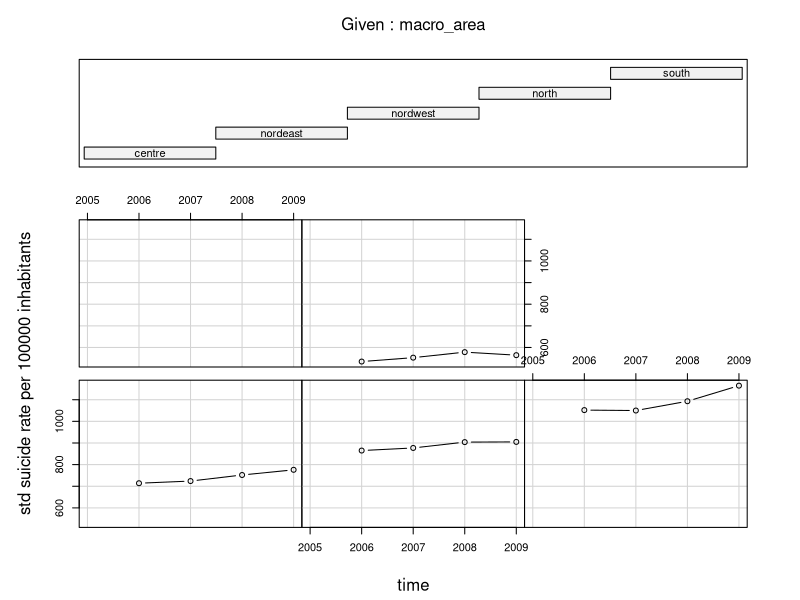
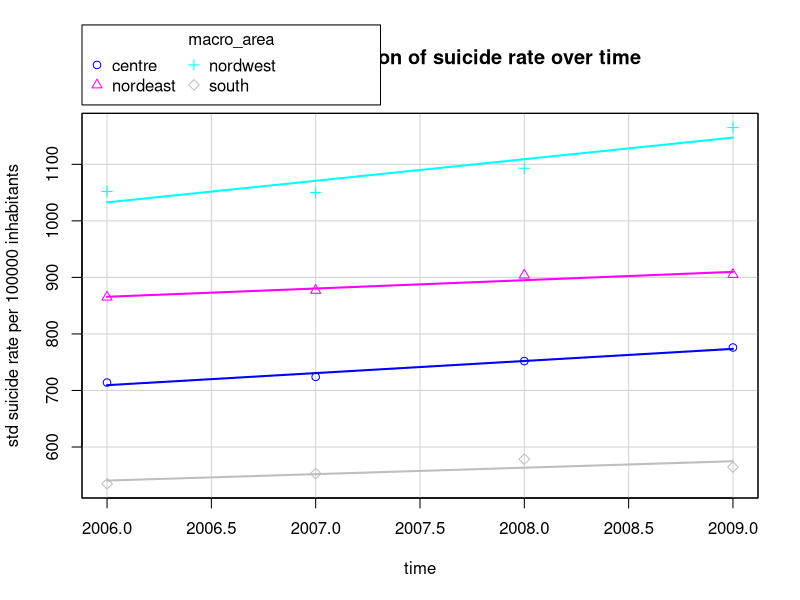
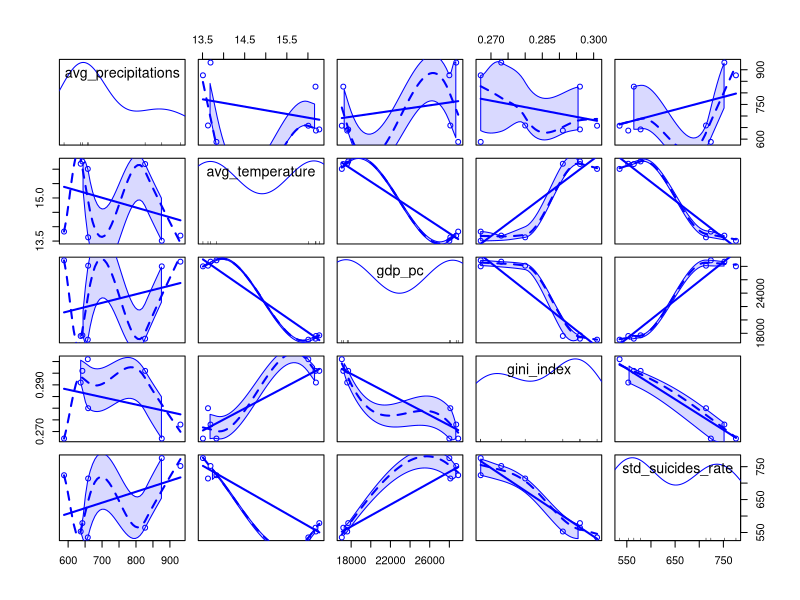
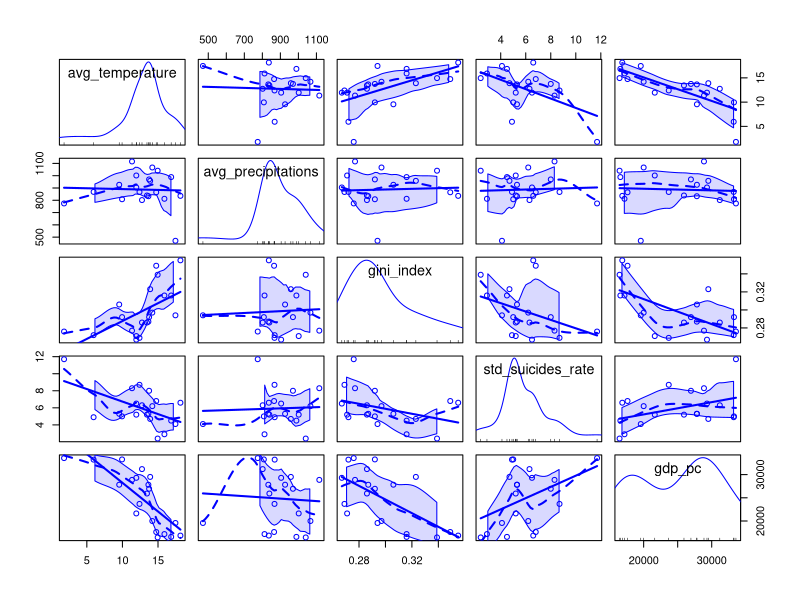
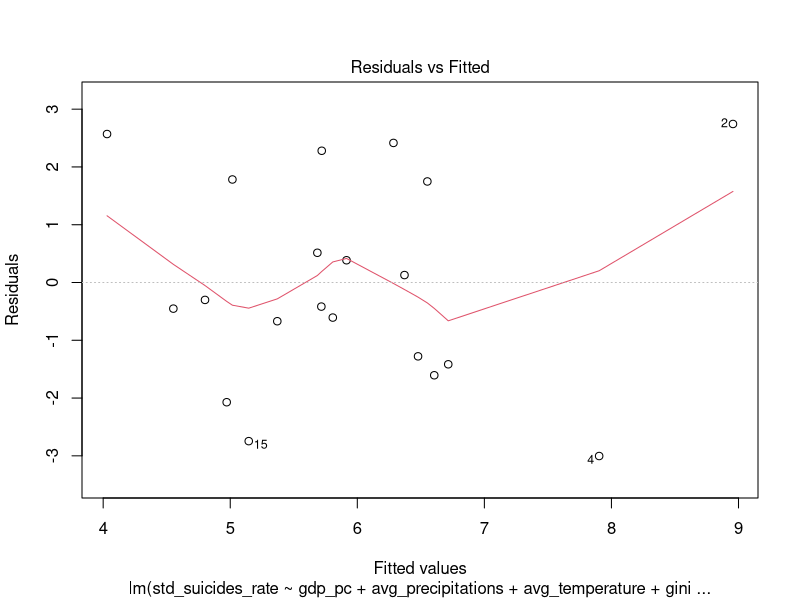
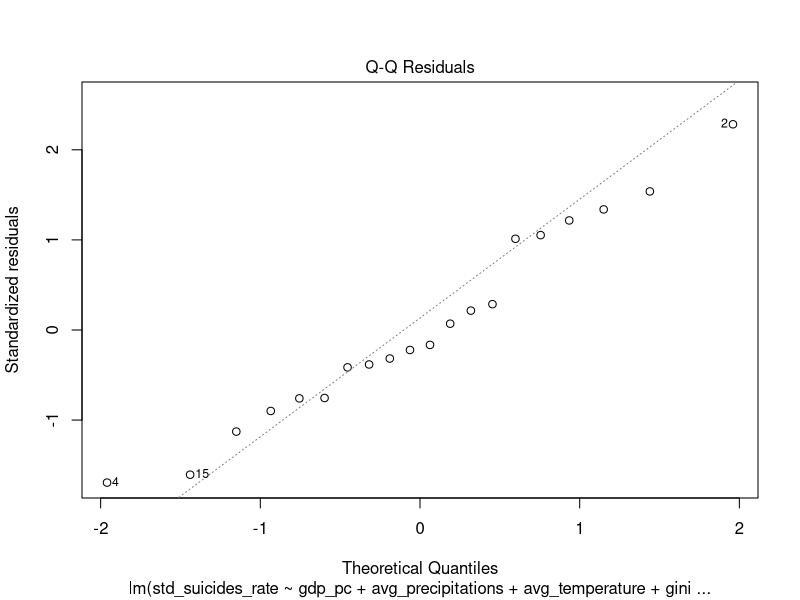
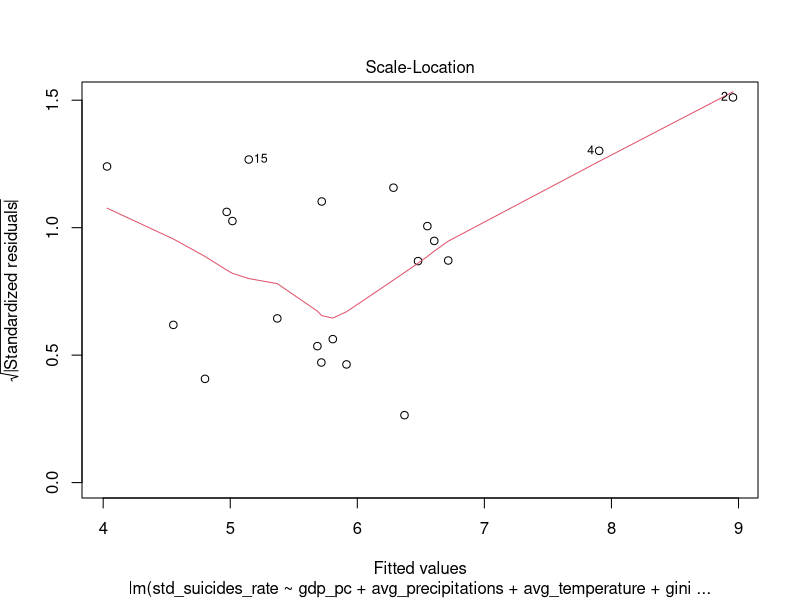
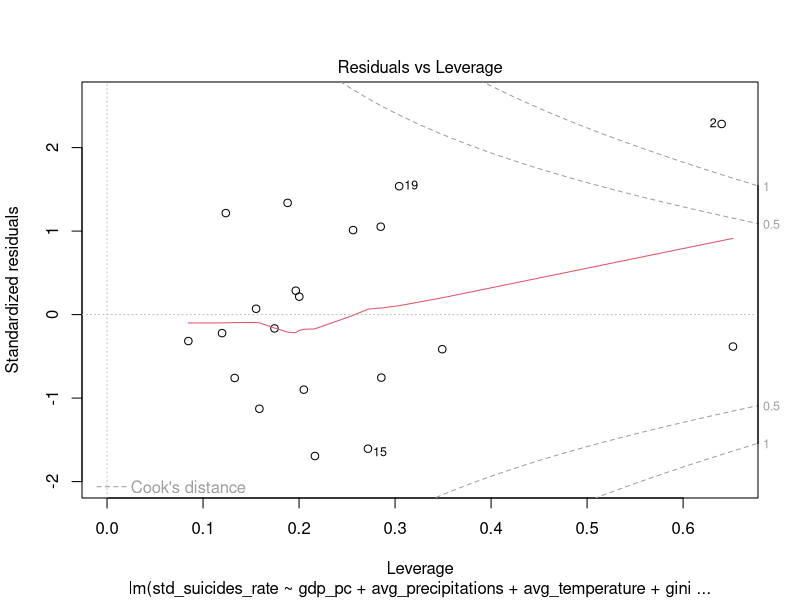

Recreate these plots in R, in order.
## Firstly, we set the wd and load some useful packages

setwd("Desktop/Hertie/1st Semester/Collaborative Social Science Data Analysis/ThirdAssignment/")

library(knitr)
library(plyr)
library(ggplot2)
library(car)
library(xtable)

# We are about to prepare the dataset on which we will carry on our analysis.

## After having made our excel data about weather tidy, we have converted them in csv format.

## The next step is to import the data we have prepared before.

weather <- read.csv("TidyData_meteo.csv", header = TRUE, sep = ";", dec = ",", fill = TRUE)

## Then, we also load other data needed: the gini index calculated for the macro area considered.

gini <- read.csv("TidyData_gini.csv", header = T, sep =";", dec = ",", fill = T)

## Loading data for suicides (number of suicides per year).

suicides_rough <- read.csv("RoughData_suicides.csv", header = T, sep =";", dec = ",", fill = T)

## Loading rough data about gdp per capita (euros per person).

gdp <- read.csv("RoughData_gdp.csv", header = T, sep =";", dec = ",", fill = T)

## We remove the useless column UNIT.

gdp <- data.frame(gdp$TIME, gdp$GEO, gdp$Value)

# We rename variables and wrong named object in the table to make it comparable with others we use.

gdp$gdp.GEO <- as.character(gdp$gdp.GEO)

gdp$gdp.GEO[gdp$gdp.GEO == "Nord"] <- "north"
gdp$gdp.GEO[gdp$gdp.GEO == "Centro (IT)"] <- "centre"
gdp$gdp.GEO[gdp$gdp.GEO == "Sud"] <- "south"

gdp <- rename(gdp, replace = c("gdp.GEO" = "macro_area"))
gdp <- rename(gdp, replace = c("gdp.TIME" = "year"))
gdp <- rename(gdp, replace = c("gdp.Value" = "gdp_pc"))

# weather and gdp are tidy. We merge these two data frames.

MergedData1 <- merge(x = weather, y = gdp, union("macro_area", "year"), all = T )

# Now we merge the latter with data from the table gini.

MergedData2 <- merge(x = MergedData1, y = gini, union("macro_area", "year"), all = T )

## We rename nordwest and nordeast as "north" and south and islands as "south" to make this table comparable with the others.

suicides_rough$macro_area <- as.character(suicides_rough$macro_area)

suicides_rough$macro_area[suicides_rough$macro_area == "northeast"] <- "north"
suicides_rough$macro_area[suicides_rough$macro_area == "northwest"] <- "north"
suicides_rough$macro_area[suicides_rough$macro_area == "islands"] <- "south"

## The next step will be to sum the number of suicides in not aggregate macro areas to obtain this data for the aggregate macro area.

library(dplyr)

suicides_rough$suicides <- as.numeric(suicides_rough$suicides)

suicides_clean <- group_by(suicides_rough, macro_area, year)
suicides_clean <- summarise(suicides_clean, std_suicides_rate = mean(suicides))

# Final merge.

MergedData3 <- merge(x = MergedData2, y = suicides_clean, union("macro_area", "year"), all = T)

# MergedData 3 contains NAs, so we made this merge again not to include NA so using a complete dataframe.

MergedData4 <- merge(x = MergedData2, y = suicides_clean, union("macro_area", "year"), all = F)

# Data presentation.

library(foreign)

coplot(std_suicides_rate ~ year | macro_area, type = "b", xlab = "time", ylab = "std suicide rate per 100000 inhabitants", main = "Pattern for suicide rate over time", data = MergedData3)

scatterplot(std_suicides_rate ~ year | macro_area, boxplots = F, smooth = T, reg.line = F, xlab = "time", ylab = "std suicide rate per 100000 inhabitants", main = "Regional comparison of suicide rate over time", data = MergedData3 )

# Linear model.

M1 <- lm(std_suicides_rate ~ gdp_pc + avg_precipitations + avg_temperature + gini_index , data = MergedData4)

summary(M1)

M2 <- lm(std_suicides_rate ~ gdp_pc + avg_temperature + avg_precipitations , data = MergedData4)

summary(M2)

scatterplotMatrix(MergedData4[,3:7])

#############################################################################

# Recognized weaknesses of the previous method

# Upload tidy dataset for 2009 with data for every italian region.

Dataset2009 <- read.csv("TidyDataset2009.csv", header = TRUE, sep = ";", dec = ",", fill = TRUE)

LM1 <- lm(std_suicides_rate ~ gdp_pc + avg_precipitations + avg_temperature + gini_index , data = Dataset2009)

summary(LM1)

scatterplotMatrix(Dataset2009[,c(2,3,5,6,7)])

plot(LM1)

# Given fews observation, we drop a variable - gini_index - to gain more degrees of freedom. That is because gini index is slightly correlated with gdp per capita.

LM2 <- lm(std_suicides_rate ~ gdp_pc + avg_precipitations + avg_temperature, data = Dataset2009)

summary(LM2)

stats::confint(LM2)

